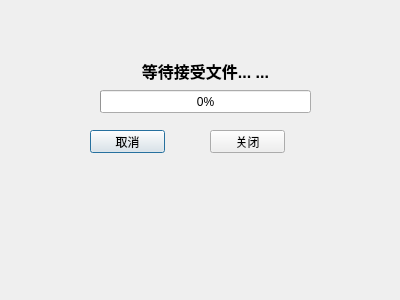
<?xml version="1.0" encoding="UTF-8"?>
<ui version="4.0">
 <class>TcpClient</class>
 <widget class="QDialog" name="TcpClient">
  <property name="geometry">
   <rect>
    <x>0</x>
    <y>0</y>
    <width>400</width>
    <height>300</height>
   </rect>
  </property>
  <property name="windowTitle">
   <string>接收端</string>
  </property>
  <widget class="QLabel" name="tcpClientStatusLabel">
   <property name="geometry">
    <rect>
     <x>60</x>
     <y>45</y>
     <width>291</width>
     <height>51</height>
    </rect>
   </property>
   <property name="font">
    <font>
     <pointsize>12</pointsize>
     <weight>75</weight>
     <bold>true</bold>
    </font>
   </property>
   <property name="text">
    <string>等待接受文件... ...</string>
   </property>
   <property name="alignment">
    <set>Qt::AlignCenter</set>
   </property>
  </widget>
  <widget class="QProgressBar" name="progressBar">
   <property name="geometry">
    <rect>
     <x>100</x>
     <y>90</y>
     <width>211</width>
     <height>23</height>
    </rect>
   </property>
   <property name="value">
    <number>0</number>
   </property>
  </widget>
  <widget class="QPushButton" name="tcpClientCancleBtn">
   <property name="geometry">
    <rect>
     <x>90</x>
     <y>130</y>
     <width>75</width>
     <height>23</height>
    </rect>
   </property>
   <property name="text">
    <string>取消</string>
   </property>
  </widget>
  <widget class="QPushButton" name="tcpClientCloseBtn">
   <property name="geometry">
    <rect>
     <x>210</x>
     <y>130</y>
     <width>75</width>
     <height>23</height>
    </rect>
   </property>
   <property name="text">
    <string>关闭</string>
   </property>
  </widget>
 </widget>
 <resources/>
 <connections/>
</ui>
